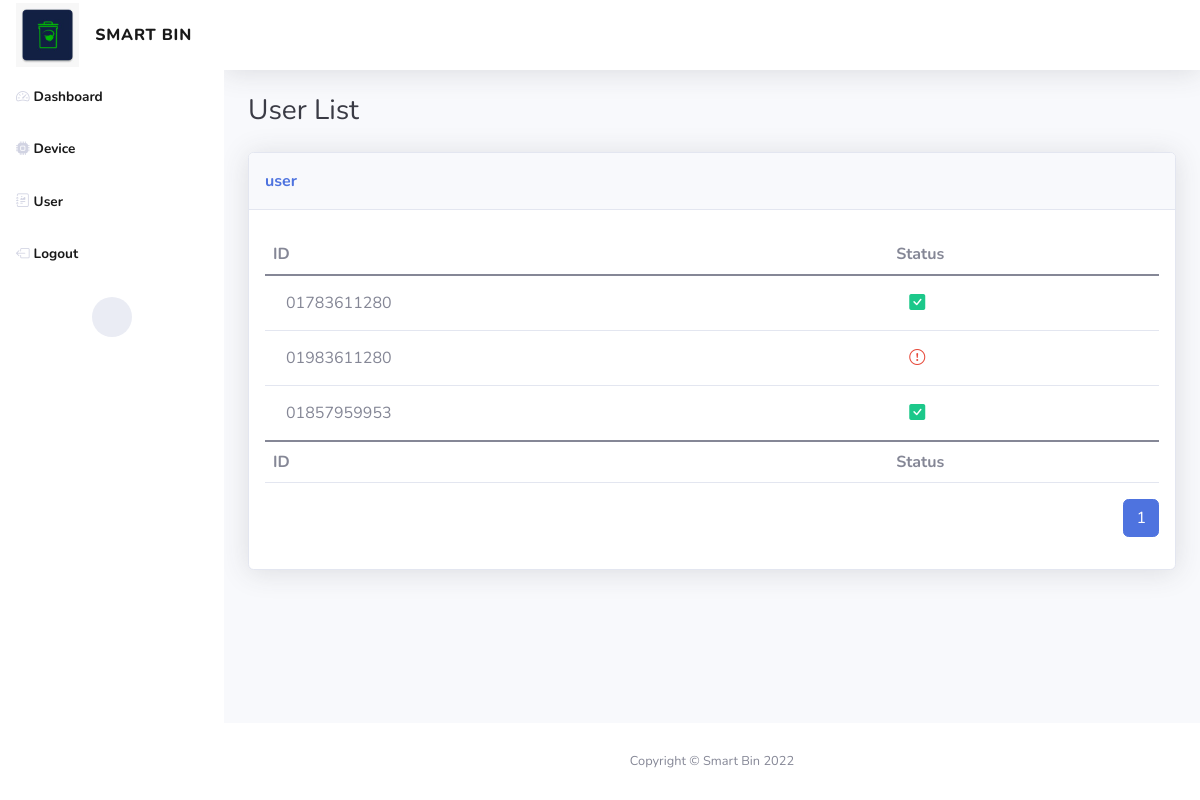
The page /user/all/ (signed in) on the database its author committed.
### landing/models.py (models this page shows, shortened)
class SiteInfo(models.Model):
    name = models.CharField(max_length=50)
    icon = models.ImageField(upload_to='Logo')
    logo = models.ImageField(upload_to='Logo')

### api/models.py (models this page shows, shortened)
class AppUser(models.Model):
    id = models.CharField(primary_key=True, max_length=14)
    status = models.BooleanField(default=False)

### landing/views.py (the view)
# urls.py: path("user/all/", user_list, name='user_list'),
@login_required
def user_list(request):
    site = SiteInfo.objects.all().first()
    user_lists = AppUser.objects.all()
    paginator = Paginator(user_lists, 10)
    page = request.GET.get('page', 1)
    try:
        list = paginator.page(page)
    except PageNotAnInteger:
        list = paginator.page(1)
    except EmptyPage:
        list = paginator.page(paginator.num_pages)
    context = {
        'title': "Users list",
        'site': site,
        'list': list,
    }
    return render(request, 'dashboard/users_list.html', context)

### templates/dashboard/users_list.html (shortened to what this page needs)
{% extends "dashboard/base.html" %}
{% block content %}
<div class="container-fluid">
    <h3 class="text-dark mb-4">User List</h3>
    <div class="card shadow">
        <div class="card-header py-3">
            <div class="row">
                <div class="col-md-6 text-nowrap">
                    <p class="text-primary m-0 fw-bold">user</p>
                </div>
                <div class="col-md-6">
                </div>
            </div>
        </div>
        <div class="card-body">
            <div class="table-responsive table mt-2" id="dataTable" role="grid" aria-describedby="dataTable_info">
                <table class="table my-0" id="dataTable">
                    <thead>
                    <tr>
                        <th>ID</th>
                        <th>Status</th>
                    </tr>
                    </thead>
                    <tbody>
                    {% for item in list %}
                    <tr>
                        <td><a class="btn" href="{% url 'update_user' item.id %}" >{{ item.id }}</a></td>
                        <td><a class="btn" href="{% url 'update_user' item.id %}" >
                            {% if item.status %}
                            <i class=" text-success bi bi-check-square-fill"></i>
                            {% else %}
                            <i class=" text-danger bi bi-exclamation-circle"></i>
                            {% endif %}
                        </a></td>
                    </tr>
                    {% endfor %}
                    </tbody>
                    <tfoot>
                    <tr>
                        <td><strong>ID</strong></td>
                        <td><strong>Status</strong></td>
                    </tr>
                    </tfoot>
                </table>
            </div>
            <div class="row">
                <div class="col-md-6 text-nowrap">
                </div>
                <div class="col-md-6">
                    <nav class="d-lg-flex justify-content-lg-end dataTables_paginate paging_simple_numbers">
                        <ul class="pagination">
                            {% for i in list.paginator.page_range %}
                            {% if list.number == i %}
                            <li class="page-item active"><a class="page-link" href="#">{{ i }}</a></li>
                            {% else %}
                            <li class="page-item"><a class="page-link" href="?page={{ i }}">{{ i }}</a></li>
                            {% endif %}
                            {% endfor %}
                        </ul>
                    </nav>
                </div>
            </div>
        </div>
    </div>
    <br>
</div>
{% endblock %}

### templates/dashboard/base.html (shortened to what this page needs)
{% load static %}
<!DOCTYPE html>
<html>
<head>
    <link rel="stylesheet" href="{% static 'dashboard/assets/bootstrap/css/bootstrap.min.css' %}">
    <link rel="stylesheet" href="{% static 'dashboard/assets/fonts/fontawesome-all.min.css' %}">
    <link rel="stylesheet" href="https://cdn.jsdelivr.net/npm/bootstrap-icons@1.9.1/font/bootstrap-icons.css">
</head>
<body id="page-top">
<div id="wrapper">
    <nav class="navbar navbar-light textmuted text-muted align-items-start sidebar sidebar-light accordion bg-white p-0">
        <div class="container-fluid d-flex flex-column p-0"><a
                class="navbar-brand link-danger d-flex justify-content-center align-items-center sidebar-brand m-0"
                href="#">
            <div class="sidebar-brand-icon"><img src="{{ site.logo.url }}" class="img-fluid"></div>
            <div class="sidebar-brand-text mx-3"><span>{{ site.name }}</span></div>
        </a>
            <ul class="navbar-nav text-dark" id="accordionSidebar">
                <li class="nav-item"><a class="nav-link active" href="{% url 'home' %}"><i class="bi bi-speedometer2"></i><span>Dashboard</span></a>
                </li>
                <li class="nav-item"><a class="nav-link active" href="{% url 'device_list' %}"><i
                        class="bi bi-cpu-fill"></i><span>Device</span></a></li>
                <li class="nav-item"><a class="nav-link active" href="{% url 'user_list' %}"><i
                        class="bi bi-journal-richtext"></i><span>User</span></a></li>
                <li class="nav-item"><a
                        class="nav-link active" href="{% url 'logout' %}"><i class="bi bi-box-arrow-left"></i><span>Logout</span></a>
                </li>
            </ul>
            <div class="text-center d-none d-md-inline">
                <button class="btn rounded-circle border-0" id="sidebarToggle" type="button"></button>
            </div>
        </div>
    </nav>
    <div class="d-flex flex-column" id="content-wrapper">
        <div id="content">
            <nav class="navbar navbar-light navbar-expand bg-white shadow mb-4 topbar static-top">
            </nav>
            {% block content %} {% endblock %}
        </div>
        <footer class="bg-white sticky-footer">
            <div class="container my-auto">
                <div class="text-center my-auto copyright"><span>Copyright © {{ site.name }} 2022</span></div>
            </div>
        </footer>
    </div>
</div>
</body>
</html>

### rows shown on the page
SiteInfo: logo (picture), name "SMART BIN", name "Smart Bin"
AppUser: id "01783611280", status True (drawn)
AppUser: id "01983611280", status False (drawn)
AppUser: id "01857959953", status True (drawn)

### other values the page prints
{{ i }} "1"
